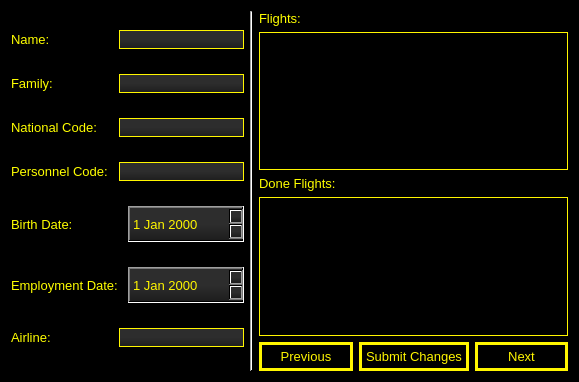
<?xml version="1.0" encoding="UTF-8"?>
<ui version="4.0">
 <class>HostsPage</class>
 <widget class="QWidget" name="HostsPage">
  <property name="geometry">
   <rect>
    <x>0</x>
    <y>0</y>
    <width>579</width>
    <height>382</height>
   </rect>
  </property>
  <property name="windowTitle">
   <string>Form</string>
  </property>
  <property name="styleSheet">
   <string notr="true">#HostsPage {
	background-color: rgb(0, 0, 0);
}

QLabel {
	color: rgb(255, 255, 0)
}

QLineEdit, QPlainTextEdit {
	
	background-color: rgb(0, 0, 0);
	border: 1px solid #fff600;
	color: #fff600;
}

QLineEdit {
	 background-color: qlineargradient(spread:pad, x1:0.517, y1:0, x2:0.517, y2:1, stop:0 rgba(45, 45, 45, 255), stop:0.505682 rgba(45, 45, 45, 255), stop:1 rgba(29, 29, 29, 255));
}

QPushButton {
	background: rgb(0, 0, 0);
	color: rgb(255, 246, 0);
	border: 3px solid #fff600;
	padding: 4px;
}

QPushButton:hover {
	background: rgb(255, 246, 0);
	color:  rgb(0, 0, 0);
}

QPushButton:disabled {
	background: rgb(134, 141, 157);
}

QDateEdit {
	color:  rgb(255, 246, 0);
	padding-right: 15px;
	border-width: 3;
	height: 30;
	background-color: qlineargradient(spread:pad, x1:0.517, y1:0, x2:0.517, y2:1, stop:0 rgba(45, 45, 45, 255), stop:0.505682 rgba(45, 45, 45, 255), stop:1 rgba(29, 29, 29, 255));
}

* {
	font-size: 10pt;
}</string>
  </property>
  <layout class="QHBoxLayout" name="horizontalLayout_2">
   <item>
    <layout class="QVBoxLayout" name="verticalLayout_3">
     <item>
      <layout class="QHBoxLayout" name="horizontalLayout_7">
       <item>
        <widget class="QLabel" name="label_5">
         <property name="text">
          <string>Name: </string>
         </property>
        </widget>
       </item>
       <item>
        <widget class="QLineEdit" name="txtName">
         <property name="sizePolicy">
          <sizepolicy hsizetype="Fixed" vsizetype="Fixed">
           <horstretch>0</horstretch>
           <verstretch>0</verstretch>
          </sizepolicy>
         </property>
        </widget>
       </item>
      </layout>
     </item>
     <item>
      <layout class="QHBoxLayout" name="horizontalLayout_10">
       <item>
        <widget class="QLabel" name="label_6">
         <property name="text">
          <string>Family: </string>
         </property>
        </widget>
       </item>
       <item>
        <widget class="QLineEdit" name="txtFamily">
         <property name="sizePolicy">
          <sizepolicy hsizetype="Fixed" vsizetype="Fixed">
           <horstretch>0</horstretch>
           <verstretch>0</verstretch>
          </sizepolicy>
         </property>
        </widget>
       </item>
      </layout>
     </item>
     <item>
      <layout class="QHBoxLayout" name="horizontalLayout_9">
       <item>
        <widget class="QLabel" name="label_7">
         <property name="text">
          <string>National Code: </string>
         </property>
        </widget>
       </item>
       <item>
        <widget class="QLineEdit" name="txtNationalCode">
         <property name="sizePolicy">
          <sizepolicy hsizetype="Fixed" vsizetype="Fixed">
           <horstretch>0</horstretch>
           <verstretch>0</verstretch>
          </sizepolicy>
         </property>
        </widget>
       </item>
      </layout>
     </item>
     <item>
      <layout class="QHBoxLayout" name="horizontalLayout_12">
       <item>
        <widget class="QLabel" name="label_8">
         <property name="text">
          <string>Personnel Code: </string>
         </property>
        </widget>
       </item>
       <item>
        <widget class="QLineEdit" name="txtPersonnelCode">
         <property name="sizePolicy">
          <sizepolicy hsizetype="Fixed" vsizetype="Fixed">
           <horstretch>0</horstretch>
           <verstretch>0</verstretch>
          </sizepolicy>
         </property>
        </widget>
       </item>
      </layout>
     </item>
     <item>
      <layout class="QHBoxLayout" name="horizontalLayout_8">
       <item>
        <widget class="QLabel" name="label_9">
         <property name="text">
          <string>Birth Date:</string>
         </property>
        </widget>
       </item>
       <item>
        <widget class="QDateEdit" name="dtBirthDate">
         <property name="sizePolicy">
          <sizepolicy hsizetype="Fixed" vsizetype="Fixed">
           <horstretch>0</horstretch>
           <verstretch>0</verstretch>
          </sizepolicy>
         </property>
        </widget>
       </item>
      </layout>
     </item>
     <item>
      <layout class="QHBoxLayout" name="horizontalLayout_11">
       <item>
        <widget class="QLabel" name="label_10">
         <property name="text">
          <string>Employment Date: </string>
         </property>
        </widget>
       </item>
       <item>
        <widget class="QDateEdit" name="dtEmploymentDate">
         <property name="sizePolicy">
          <sizepolicy hsizetype="Fixed" vsizetype="Fixed">
           <horstretch>0</horstretch>
           <verstretch>0</verstretch>
          </sizepolicy>
         </property>
        </widget>
       </item>
      </layout>
     </item>
     <item>
      <layout class="QHBoxLayout" name="horizontalLayout_14">
       <item>
        <widget class="QLabel" name="lblAirline_2">
         <property name="text">
          <string>Airline:</string>
         </property>
        </widget>
       </item>
       <item>
        <widget class="QLineEdit" name="txtAirline">
         <property name="sizePolicy">
          <sizepolicy hsizetype="Fixed" vsizetype="Fixed">
           <horstretch>0</horstretch>
           <verstretch>0</verstretch>
          </sizepolicy>
         </property>
        </widget>
       </item>
      </layout>
     </item>
    </layout>
   </item>
   <item>
    <widget class="Line" name="line_2">
     <property name="orientation">
      <enum>Qt::Vertical</enum>
     </property>
    </widget>
   </item>
   <item>
    <layout class="QVBoxLayout" name="verticalLayout">
     <item>
      <layout class="QVBoxLayout" name="verticalLayout_2">
       <item>
        <widget class="QLabel" name="label">
         <property name="text">
          <string>Flights:</string>
         </property>
        </widget>
       </item>
       <item>
        <widget class="QPlainTextEdit" name="plainFlights"/>
       </item>
      </layout>
     </item>
     <item>
      <layout class="QVBoxLayout" name="verticalLayout_4">
       <item>
        <widget class="QLabel" name="label_2">
         <property name="text">
          <string>Done Flights:</string>
         </property>
        </widget>
       </item>
       <item>
        <widget class="QPlainTextEdit" name="plainDoneFlights"/>
       </item>
      </layout>
     </item>
     <item>
      <layout class="QHBoxLayout" name="horizontalLayout">
       <item>
        <widget class="QPushButton" name="btnPrePilot">
         <property name="text">
          <string>Previous</string>
         </property>
        </widget>
       </item>
       <item>
        <widget class="QPushButton" name="btnSubmit">
         <property name="text">
          <string>Submit Changes</string>
         </property>
        </widget>
       </item>
       <item>
        <widget class="QPushButton" name="btnNextPilot">
         <property name="text">
          <string>Next</string>
         </property>
        </widget>
       </item>
      </layout>
     </item>
    </layout>
   </item>
  </layout>
 </widget>
 <resources/>
 <connections/>
</ui>
